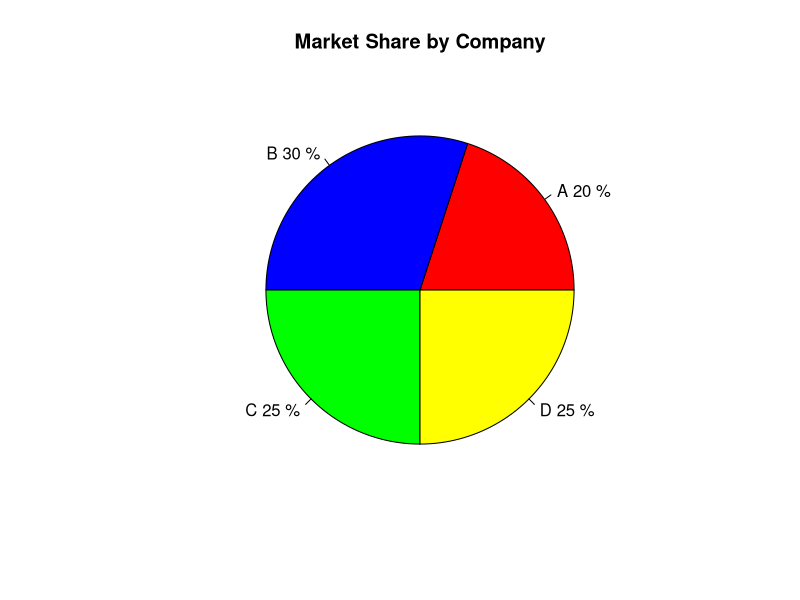

This figure's R source:
Company <- c("A", "B", "C", "D")
Market <- c(20, 30, 25, 25)
percentages <- round(Market / sum(Market) * 100, 1)
pie(Market, labels = paste(Company, percentages, "%"), main = "Market Share by Company", col = c("red", "blue", "green", "yellow"))
